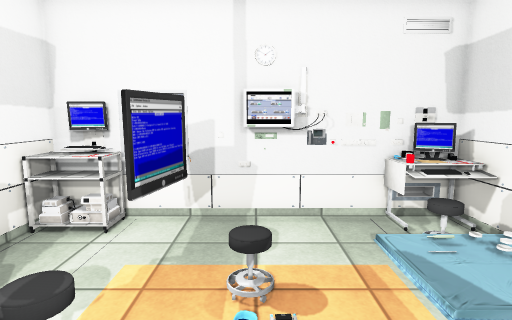
View 1 (above)

12 first-person views from a walk through a 3-D level made in the Unity game engine. The camera is 1.5 m above the floor, tilts 8° down and sees 80° across. Doors are open. The floor is counted in squares, 0.5 m on a side. Each view is taken from the middle of a square. On the plan, view 1 faces up. The plan holds only what a view shows up to about 20 squares ahead; the rest is blank. The player character is not drawn. Some animated figures are not drawn. Some surface patterns are stand-ins.

View 2
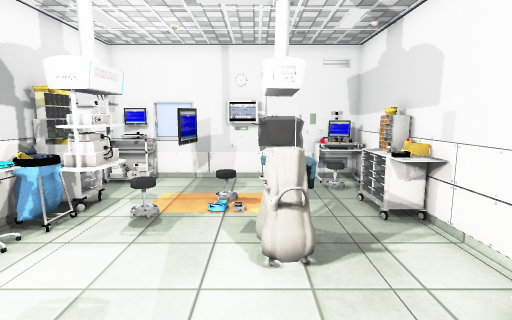

View 3
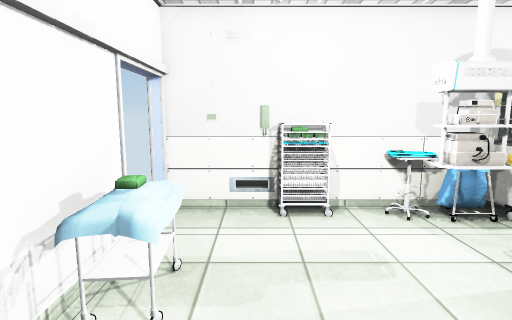

View 4
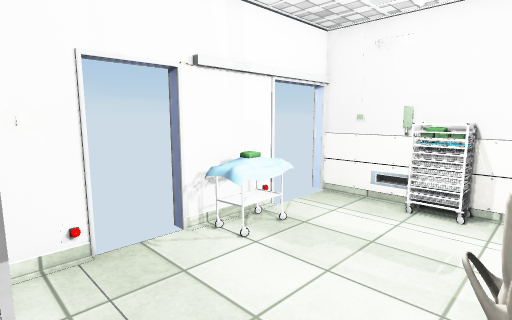

View 5
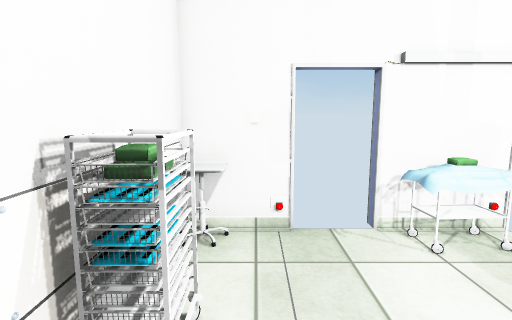

View 6
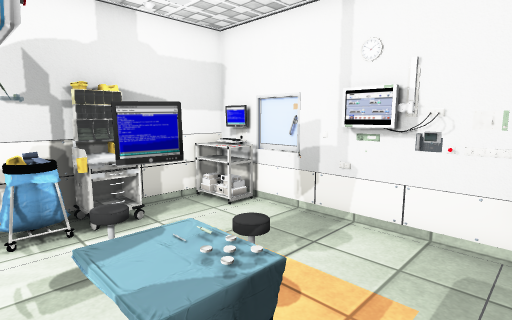

View 7
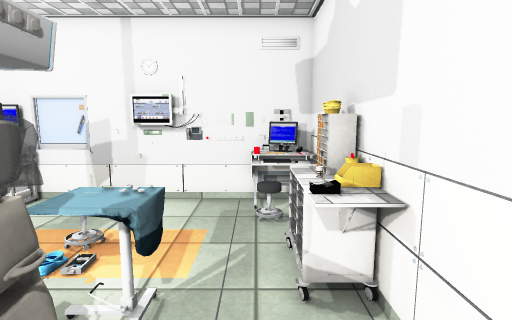

View 8
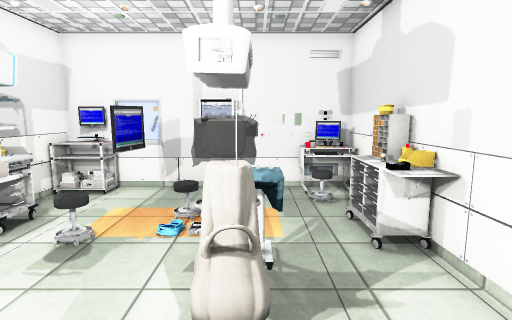

View 9
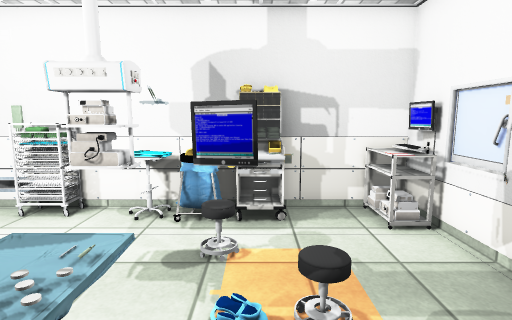

View 10
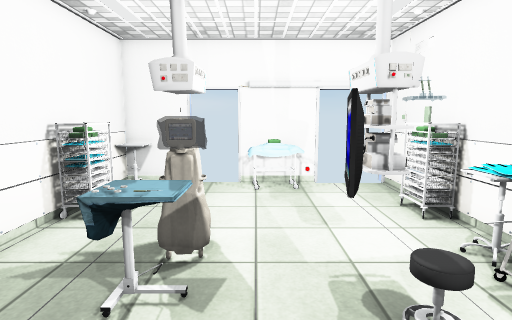

View 11
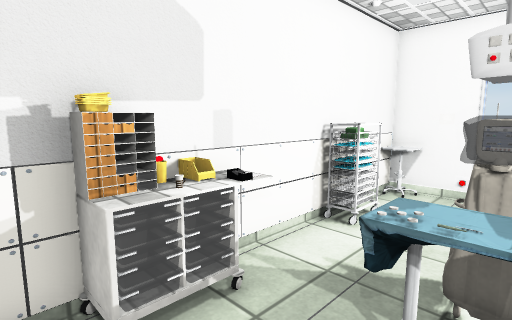

View 12
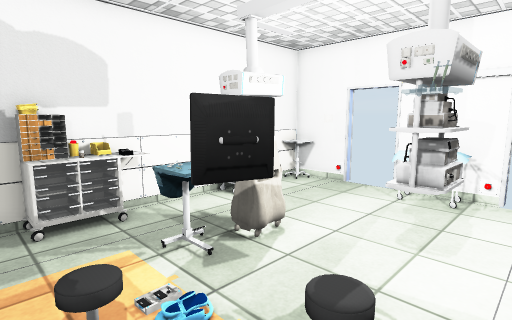

### Floor plan
Points are (right, up) in squares from view 1. A wall is a line through its corners. A room is listed if a view was taken in it or the views show most of it. See-through windows are left out.
Room 1 (views 1, 2, 3, 4, 5, 6, 7, 8, 9, 10, 11, 12)
walls: (-1.4, 2.9) (-1, 4.1); (-0.9, 4) (-1.2, 2.8); (5.1, -2.5) (5.1, -1.9) (5.5, -1.9); (-5.6, -1.9) (-5.2, -1.9) (-5.2, -3.1); (-5.5, -2.3) (-5, -2.3); (6, 5.4) (6, 9); (-6, -4.4) (-6, -7.5); (-2.4, 9) (-6, 9) (-6, -2.6); (-2.9, -7) (0.8, -7); (3, -7) (6, -7) (6, 2.6); (-3.9, 9.4) (-3.9, 8.8) (-5.2, 8.6)
low walls: (0.1, -5.4) (0.1, -6.4); (-0.7, -5.4) (-0.4, -5.4) (0.3, -5.5) (0.3, -6.3); (-1.8, -5.2) (-1, -5.3); (-1, -5.5) (-0.5, -5.5); (-1.8, -5.4) (-1.2, -5.6); (-1.8, -5.4) (-1.3, -5.5); (-2, -5.4) (0.3, -5.3); (-1.8, -5.5) (-0.9, -5.5); (-1.1, -5.8) (-0.5, -5.8) (-0.5, -6.2); (-1.1, -6.4) (0.1, -6.4)
ways out: open door at (-4.5, -7); open door at (2, -7)
objects: other object (-6, -4); trolley (-6, -3); other object (-6, 1); other object (-5, 0) to (-5, 1); bin (-5, 2); bin (-5, 3); other object (-5, 4) to (-4, 4); other object (-5, 8); container (-4, 5); other object (-4, 8); other object (-3, 0) to (-2, 1); other object (-3, 2); stool (-3, 3) to (-2, 3); other object (-2, 9); other object (-1, 9); other object (0, 8); other object (0, 9); other object (1, 0) to (2, 1); other object (1, 2) to (1, 3); other object (1, 9); other object (2, 2); other object (2, 3); other object (2, 9); other object (3, 2); other object (3, 8); other object (3, 9); other object (4, -7); other object (4, 2); desk (4, 7); other object (4, 8); other object (4, 9); other object (5, -6); trolley (5, -3); other object (5, 1); desk (5, 2); container (5, 3) to (6, 3); other object (5, 4) to (5, 5); keyboard (5, 7); other object (5, 8); desk (5, 9); bin (6, 4); other object (6, 5)

Positions as (right, up) in squares from view 1, and headings:
1: (0, 0), facing up
2: (1, -6), facing up
3: (4, -4), facing left
4: (5, 0), facing down-left
5: (4, 1), facing down
6: (4, 1), facing up-left
7: (4, -2), facing up
8: (2, -4), facing up
9: (4, 4), facing left
10: (0, 7), facing down
11: (1, 6), facing down-right
12: (-4, 6), facing down-right
